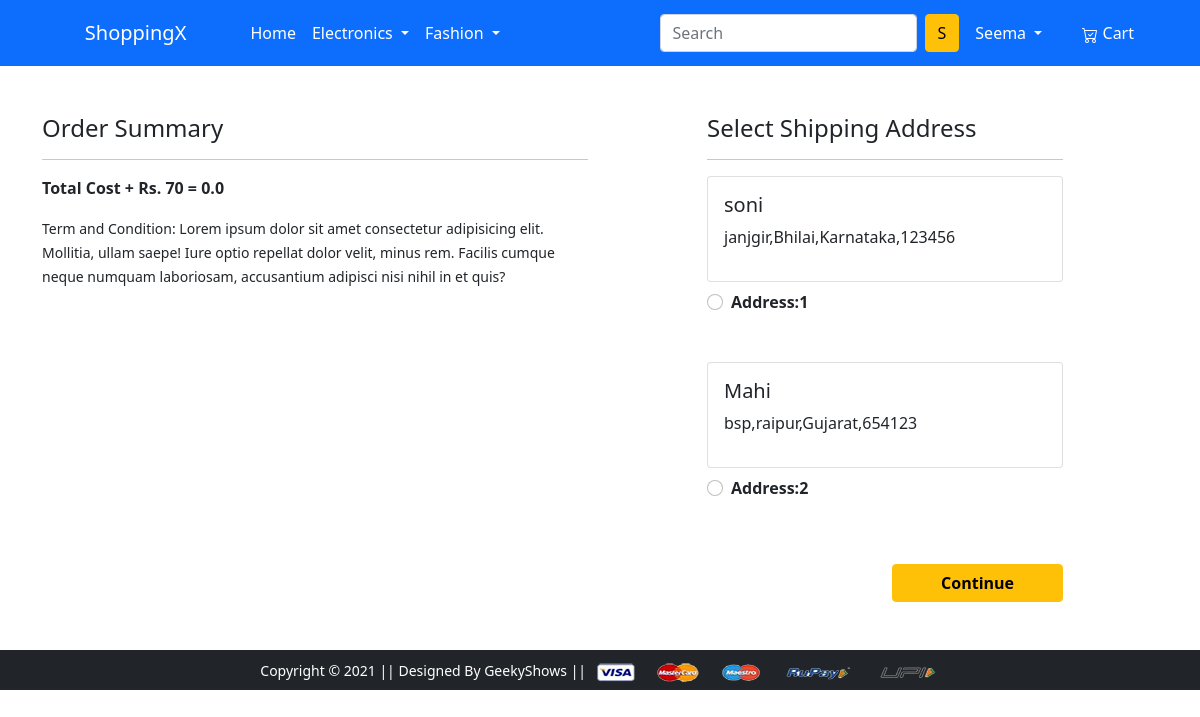
Screenshot of /checkout/ (signed in) with the database file from the repository.
### app/models.py (models this page shows)
class Customer(models.Model):
    user = models.ForeignKey(User, on_delete=models.CASCADE)
    name = models.CharField(max_length=200)
    locality = models.CharField(max_length=200)
    city = models.CharField(max_length=50)
    zipcode = models.IntegerField()
    state = models.CharField(choices= STATE_CHOICES, max_length=50)

### app/views.py (the view)
# urls.py: path('checkout/', views.checkout, name='checkout'),
@login_required
def checkout(request):
    user = request.user
    add = Customer.objects.filter(user=user)
    cart_items = Cart.objects.filter(user=user)
    amount = 0.0
    shipping_amount = 70.0
    totalamount = 0.0
    cart_product = [p for p in Cart.objects.all() if p.user == request.user]
    if cart_product:
      for p in cart_product:
       tempamount = (p.quantity * p.product.discounted_price)
       amount += tempamount
       totalamount = amount + shipping_amount
    return render(request, 'app/checkout.html',{'add':add,'totalamount':totalamount,
    'cart_items': cart_items})

### app/templates/app/checkout.html (shortened to what this page needs)
{% extends 'app/base.html' %}
{% load static %}
{% block main-content %}
<div class="container">
 <div class="row mt-5">
  <div class="col-sm-6">
    <h4>Order Summary</h4>
    <hr>
      <p class="fw-bold">Total Cost + Rs. 70 = {{totalamount}}</p>
    <small>Term and Condition: Lorem ipsum dolor sit amet consectetur
       adipisicing elit. Mollitia, ullam saepe! Iure optio repellat dolor velit, minus rem.
        Facilis cumque neque numquam laboriosam, accusantium adipisci nisi nihil in et quis?
      </small>
  </div>
  <div class="col-sm-4 offset-sm-1">
    <h4>Select Shipping Address</h4>
    <hr>
    <form action="/paymentdone">
      {% for ad in add %}
      <div class="card">
        <div class="card-body">
        <h5>{{ad.name}}</h5>
        <p>{{ad.locality}},{{ad.city}},{{ad.state}},{{ad.zipcode}}</p>
        </div>
      </div>
        <div class="form-check mt-2 mb-5">
          <input class="form-check-input" type="radio" name ="custid" id="custadd{{forloop.counter}}"
          value="{{ad.id}}">
          <label class="form-check-label fw-bold" for="custadd{{forloop.counter}}">
            Address:{{forloop.counter}} </label>
        </div>
         {% endfor %}
        <div class="text-end">
          <button type="submit" class="btn btn-warning mt-3 px-5 fw-bold">Continue</button>
        </div>
      </form>
    </div>
  </div>
</div>
{% endblock main-content %}

### app/templates/app/base.html (shortened to what this page needs)
<!doctype html>
{% load static %}
<html lang="en">
  <head>
    <link href="https://cdn.jsdelivr.net/npm/bootstrap@5.0.0-beta1/dist/css/bootstrap.min.css" rel="stylesheet">
    <link rel="stylesheet" href="{% static 'app/css/owl.carousel.min.css' %}">
    <link rel="stylesheet" href="{% static 'app/css/all.min.css' %}">
    <link rel="stylesheet" href="{% static 'app/css/style.css' %}">
  </head>
  <body>
    <nav class="navbar navbar-expand-lg navbar-dark bg-primary">
     <div class="container">
      <lord-icon
    src="https://cdn.lordicon.com/liqouopv.json"
    trigger="hover"
    colors="primary:#93150d,secondary:#f9c9c0"
    style="width:50px;height:50px">
  </lord-icon>
       <a class="navbar-brand" href="/">
        <script src="https://cdn.lordicon.com/bhenfmcm.js"></script>ShoppingX </a>
       <div class="collapse navbar-collapse" id="navbarSupportedContent">
        <lord-icon
        src="https://cdn.lordicon.com/etqbfrgp.json"
        trigger="hover"
        colors="outline:#131432,primary:#92140c,secondary:#f24c00,tertiary:#b26836,quaternary:#ebe6ef"
        style="width:40px;height:40px"></lord-icon>
         <ul class="navbar-nav me-auto mb-3 mb-lg-0">
           <li class="nav-item">
            <a class="nav-link active" aria-current="page" href="/">Home</a>
            </li>
           <li class="nav-item dropdown">
             <a class="nav-link dropdown-toggle text-white" href="#" id="electronicsDropdown" role="button" data-bs-toggle="dropdown" aria-expanded="false">
               Electronics
             </a>
           </li>
           <li class="nav-item dropdown">
             <a class="nav-link dropdown-toggle text-white" href="#" id="fashionDropdown" role="button" data-bs-toggle="dropdown" aria-expanded="false">
               Fashion
             </a>
           </li>
         </ul>
         <form class="d-flex">
           <input class="form-control me-2" type="search" placeholder="Search" aria-label="Search">
           <button class="btn btn-warning" type="submit">S</button>
         </form>
         <div>
          <ul class="navbar-nav me-auto mb-2 mb-lg-0">
            {%  if request.user.is_authenticated %}
           <li class="nav-item dropdown mx-2">
              <a class="nav-link dropdown-toggle text-white"
              href="#" id="profileDropdown" role="button"
               data-bs-toggle="dropdown" aria-expanded="false">
                {{request.user.username|capfirst}}
              </a>
            </li>
            <li class="nav-item mx-3">
             <a href="{% url 'showcart' %}" class="nav-link text-white">
              Cart
             </a>
            </li>
            {% endif %}
          </ul>
         </div>
       </div>
     </div>
    </nav>
    {% block main-content %} {% endblock main-content %}
    <footer class="container-fluid bg-dark text-center p-2 mt-5">
        <small class="text-white">Copyright &copy; 2021 || Designed By GeekyShows || </small>
        <img src="{% static 'app/images/payment.png' %}" alt="" srcset="" class="img-fluid" height="2px">
    </footer>
    </html>
  </body>

### rows the page displays
Customer: name "soni", locality "janjgir", city "Bhilai", state "Karnataka", zipcode "123456"
Customer: name "Mahi", locality "bsp", city "raipur", state "Gujarat", zipcode "654123"

### other values shown
{{ request.user.username|capfirst }} "Seema"
{{ totalamount }} "0.0"
